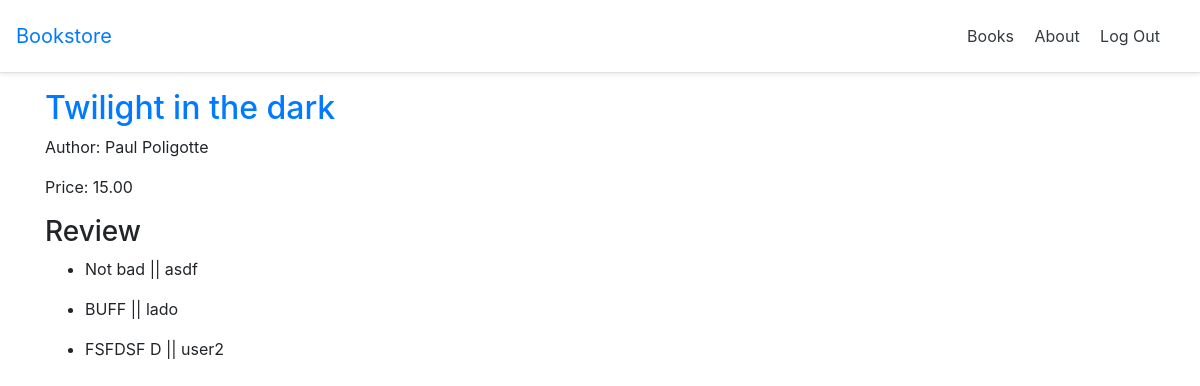
The page /books/8bc5b29e-b96c-42f4-8098-9244ec41c378 (signed in) on the database its author committed.
### books/models.py (models this page shows, shortened)
class Book(models.Model):
    id = models.UUIDField(
        primary_key=True,
        default=uuid.uuid4,
        editable=False)
    title = models.CharField(max_length=200)
    author = models.CharField(max_length=200)
    price = models.DecimalField(max_digits=6, decimal_places=2)
    cover = models.ImageField(upload_to='covers/', blank = True)
    class Meta:
        permissions =[
            ('special_status', 'can read all books')
        ]

class Review(models.Model):
    book = models.ForeignKey(
        Book,
        on_delete = models.CASCADE,
        related_name  = 'reviews'
    )
    review = models.CharField(max_length= 255)
    author = models.ForeignKey(
        get_user_model(),
        on_delete= models.CASCADE
    )

### users/models.py (models this page shows)
class CustomUser(AbstractUser):
    pass

### books/views.py (the view)
# urls.py: path('<uuid:pk>', BookDetailView.as_view(), name='book_detail'),
class BookDetailView(LoginRequiredMixin, PermissionRequiredMixin, DetailView):
    model = Book
    context_object_name = 'book'
    template_name = 'books/book_detail.html'
    login_url = 'account_login'
    permission_required = 'books.special_status'

### templates/books/book_detail.html (shortened to what this page needs)
{% extends '_base.html' %}
{% block content %}
<div class="book-detail">
  <h2><a href="">{{ book.title }}</a></h2>
  <p>Author: {{ book.author }}</p>
  <p>Price: {{ book.price }}</p>
  <h3>Review</h3>
  {% for review in book.reviews.all %}
  <ul>
    <li>{{review.review}} || {{review.author}}</li>
  </ul>
  {% endfor %}
</div>
{% endblock content %}

### rows shown on the page
Book: title "Twilight in the dark", author "Paul Poligotte", price "15.00"
Review: review "Not bad", author "asdf"
Review: review "BUFF", author "lado"
Review: review "FSFDSF D", author "user2"
